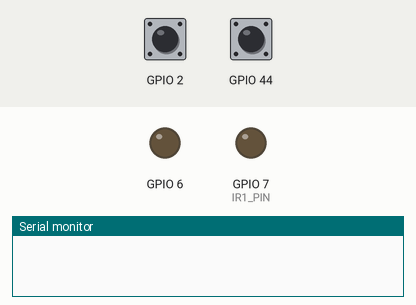
Recording of a sketch running on a simulated ESP32. Shown: output pins drawn as LEDs (lit = HIGH), the last lines printed to the serial monitor. The inputs (shaded band) are chosen by the test bench; at power-on: GPIO 2 HIGH, GPIO 44 HIGH.

Above: at 2.2 s.
2.3 s: GPIO 2 pulled LOW for 1 s
At 3.1 s:
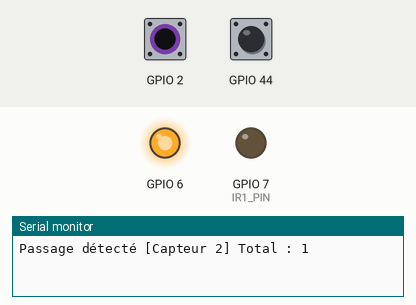
4.8 s: GPIO 44 pulled LOW for 0.15 s
At 4.87 s:
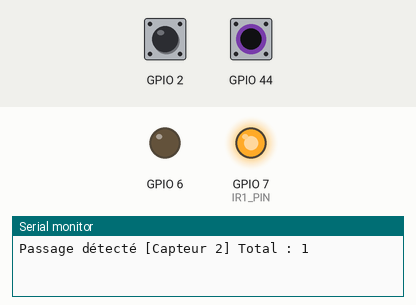
6.4 s: GPIO 44 pulled LOW for 3.2 s
At 10.1 s:
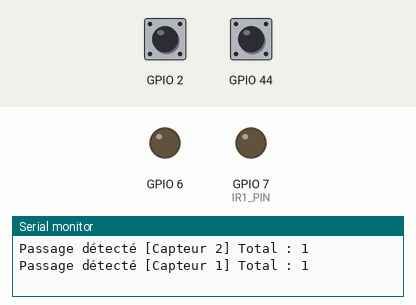
11.1 s: GPIO 2 pulled LOW for 3.2 s
At 12.5 s:
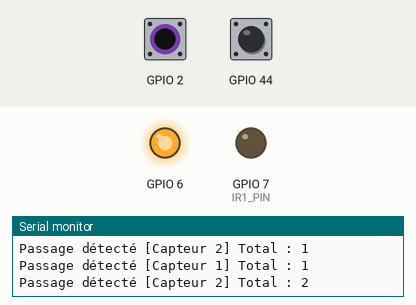
15.8 s: GPIO 2 driven LOW and GPIO 44 driven LOW
At 17.2 s:
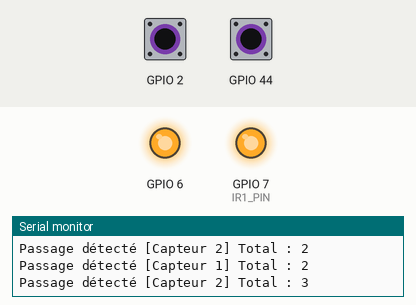
Timing chart, 0 to 18.3 s (numbered marks = the images above; inputs shaded):
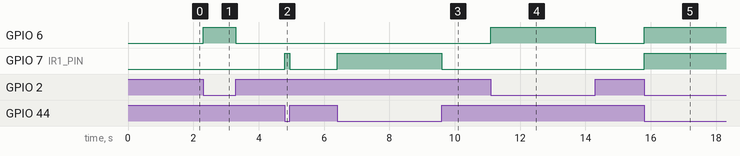

The sketch:

ir_counter.ino
```cpp
#include <Arduino.h>
#include "IRCounter.h"
#include <WiFi.h>
//#include <ESPAsyncWebServer.h>
//#include <AsyncTCP.h>
//#include <ArduinoJson.h>
//#include <FS.h>
//#include <LittleFS.h>
//#include "IRCounter.h"

#define IR1_PIN D7
#define IR2_PIN D1
#define LED1_PIN D8
#define LED2_PIN D5

IRCounter capteur1(IR1_PIN, LED1_PIN, "Capteur 1");
IRCounter capteur2(IR2_PIN, LED2_PIN, "Capteur 2");

IRCounter* IRCounter::instance1 = &capteur1;
IRCounter* IRCounter::instance2 = &capteur2;

int seuilDetection = 100;

//AsyncWebServer server(80);
//AsyncWebSocket ws("/ws");

/*
void onWsEvent(AsyncWebSocket *server, AsyncWebSocketClient *client,
               AwsEventType type, void *arg, uint8_t *data, size_t len) {
  if (type == WS_EVT_DATA) {
    String msg = "";
    for (size_t i = 0; i < len; i++) msg += (char)data[i];

    DynamicJsonDocument doc(256);
    DeserializationError error = deserializeJson(doc, msg);
    if (!error && doc["type"] == "config") {
      seuilDetection = doc["threshold"];
      Serial.printf("Nouveau seuil de détection: %d ms\n", seuilDetection);
    }
  }
}
*/
void setup() {
  Serial.begin(115200);
  delay(1000); // Attente pour la connexion série
  //LittleFS.begin();
  //WiFi.softAP("ESP_Config");

  capteur1.begin();
  capteur2.begin();

  attachInterrupt(digitalPinToInterrupt(IR1_PIN), IRCounter::isr1, CHANGE);
  attachInterrupt(digitalPinToInterrupt(IR2_PIN), IRCounter::isr2, CHANGE);

  //server.serveStatic("/", LittleFS, "/").setDefaultFile("index.html");
  //ws.onEvent(onWsEvent);
  //server.addHandler(&ws);
  //server.begin();

}

void loop() {
  capteur1.update();
  capteur2.update();
}
```

IRCounter.h
```cpp
#ifndef IRCOUNTER_H
#define IRCOUNTER_H

#include <Arduino.h>


class IRCounter {
public:
  IRCounter(uint8_t irPin, uint8_t ledPin, const char* label = "")
    : _irPin(irPin), _ledPin(ledPin), _label(label), passageCount(0),
      beamBroken(false), passageCounted(false), signalState(HIGH),
      lastChangeTime(0), signalHighStart(0) {}

  void begin() {
    pinMode(_irPin, INPUT_PULLUP);
    pinMode(_ledPin, OUTPUT);
    lastChangeTime = millis();
  }

  void update() {
    //unsigned long now = millis();
    signed long elapsed = millis() - lastChangeTime;

    /*
    if (signalState == HIGH) {
      signed long elapsed = now - lastChangeTime;
      if (elapsed > 100) {
        beamBroken = true;
        passageCounted = true;
      }
    }
    */
    if (signalState == HIGH && (elapsed > 100)) {
      beamBroken = true;
      signalHighStart = millis();
    }

    elapsed = millis() - signalHighStart;
    if (beamBroken && (elapsed > 400)) {
      passageCount++;
      beamBroken = false;
      passageCounted = true;
      Serial.print("Passage détecté [");
      Serial.print(_label);
      Serial.print("] Total : ");
      Serial.println(passageCount);
    }

    digitalWrite(_ledPin, digitalRead(_irPin) ? LOW : HIGH);
  }

  unsigned long getCount() const { return passageCount; }

  void handleIRChange() {
    signalState = digitalRead(_irPin);
    //Serial.print(signalState);
    lastChangeTime = millis();
  }

  static IRCounter* instance1;
  static IRCounter* instance2;

  static void IRAM_ATTR isr1() { if (instance1) instance1->handleIRChange(); }
  static void IRAM_ATTR isr2() { if (instance2) instance2->handleIRChange(); }

private:
  uint8_t _irPin, _ledPin;
  const char* _label;
  volatile bool signalState;
  volatile unsigned long lastChangeTime;
  unsigned long signalHighStart;
  bool beamBroken, passageCounted;
  unsigned long passageCount;
};

#endif
```

Measured:
- after the input at 2.3 s, GPIO 6: LOW → HIGH at once, → LOW 1.0 s later
- after the input at 4.8 s, GPIO 7 (IR1_PIN): LOW → HIGH at once, → LOW 0.15 s later
- after the input at 6.4 s, GPIO 7 (IR1_PIN): LOW → HIGH at once, → LOW 3.2 s later
- after the input at 11.1 s, GPIO 6: LOW → HIGH at once, → LOW 3.2 s later
- after the input at 15.8 s, GPIO 6, GPIO 7 (IR1_PIN): LOW → HIGH at once
